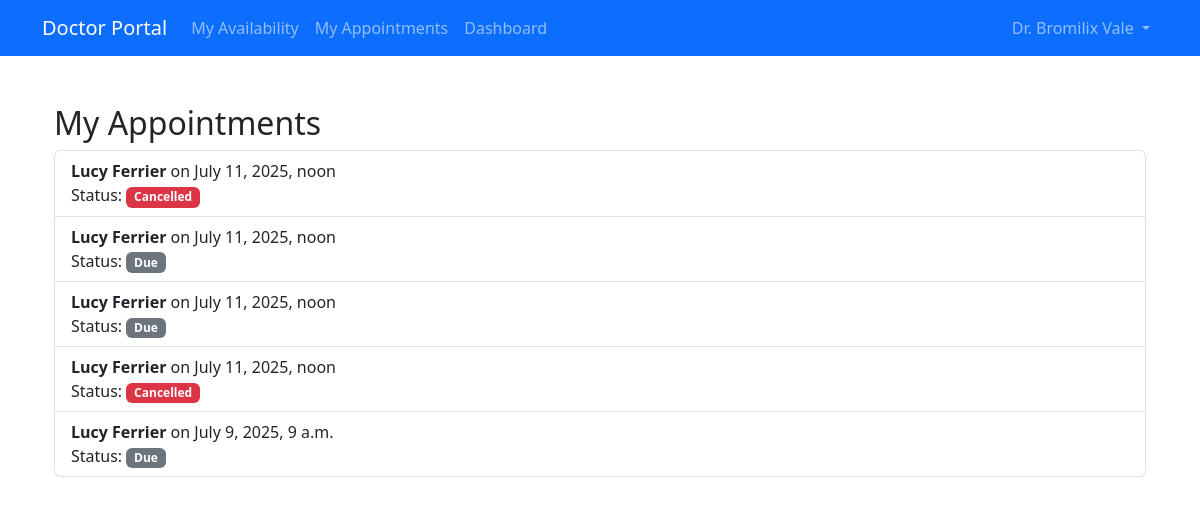
The page /appointment/doctor/appointments/ (signed in) on the database as committed earlier.
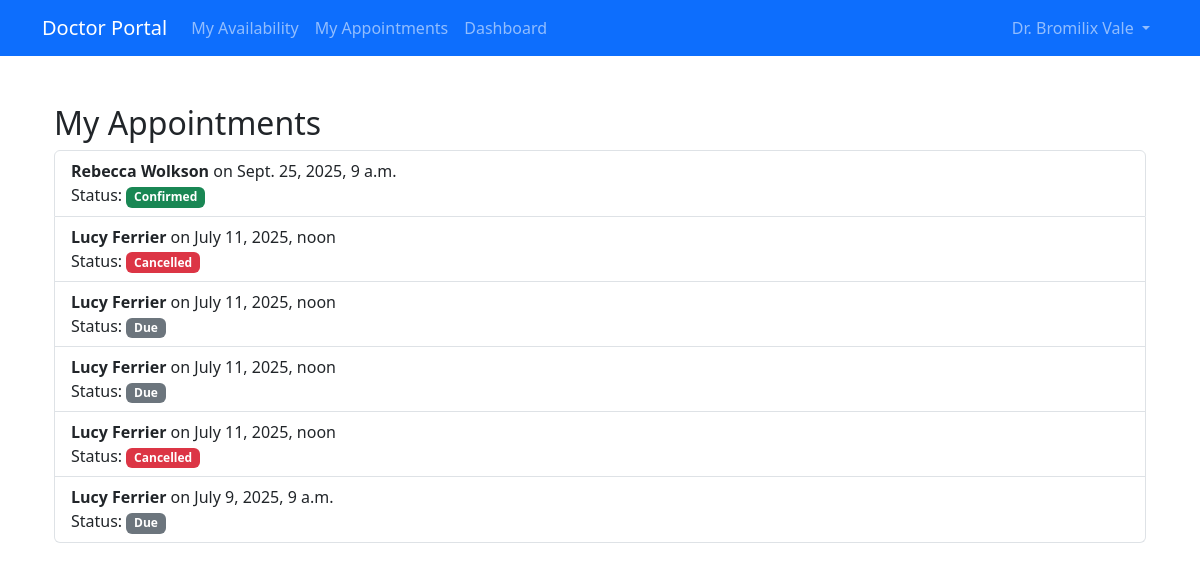
The same page on the database as committed later.
### appointment/models.py (models this page shows, shortened)
class Appointment(models.Model):
    STATUS_CHOICES = [
        ('pending', 'Pending'),
        ('confirmed', 'Confirmed'),
        ('cancelled', 'Cancelled'),
        ('completed', 'Completed'),
        ('due', 'Due'),
    ]
    REASON_CHOICES = [
        ('first_time', 'First-time Visit'),
        ('follow_up', 'Follow-up'),
        ('referral', 'Referral')
    ]
    patient = models.ForeignKey(Patient, on_delete=models.CASCADE)
    doctor = models.ForeignKey(Doctor, on_delete=models.CASCADE)
    appointed_datetime = models.DateTimeField()
    status = models.CharField(max_length=10, choices=STATUS_CHOICES, default='pending')
    visit_reason = models.CharField(max_length=20, choices=REASON_CHOICES)
    cancellation_reason = models.TextField(blank=True, null=True)
    cancelled_by = models.CharField(max_length=10, blank=True, null=True)  # 'doctor' or 'patient'
    notes = models.TextField(blank=True, null=True)
    created_at = models.DateTimeField(auto_now_add=True)
    deleted_at = models.DateTimeField(blank=True, null=True)

### patient/models.py (models this page shows, shortened)
class Patient(models.Model):
    TITLES = [
        ('mr', 'Mr'),
        ('mrs', 'Mrs'),
        ('mss', 'Miss'),
        ('ms', 'Ms'),
        ('dr', 'Dr'),
    ]
    GENDER_CHOICES = [
        ('M', 'Male'),
        ('F', 'Female'),
        ('O', 'Other'),
        ('P', 'Prefer not to say'),
    ]
    MARITAL_STATUS_CHOICES = [
        ('M', 'Married'),
        ('U', 'Unmarried'),
        ('P', 'Prefer not to say'),
    ]
    STATUS_CHOICES = [
        ('active', 'Active'),
        ('inactive', 'Inactive'),
    ]
    title = models.CharField(max_length=10, choices=TITLES, blank=True, null=True)
    fname = models.CharField(max_length=64)
    lname = models.CharField(max_length=64)
    date_of_birth = models.DateField(blank=True, null=True)
    gender = models.CharField(max_length=20, choices=GENDER_CHOICES, blank=True, null=True)
    marital_status = models.CharField(max_length=20, choices=MARITAL_STATUS_CHOICES, blank=True, null=True)
    phone = models.CharField(max_length=20, blank=True, null=True)
    email = models.EmailField(max_length=64)
    address = models.TextField(blank=True, null=True)
    password = models.CharField(max_length=128)
    status = models.CharField(max_length=10, choices=STATUS_CHOICES, default='active')
    created_at = models.DateTimeField(auto_now_add=True)
    updated_at = models.DateTimeField(auto_now=True)

### appointment/views.py (the view)
# urls.py: path('doctor/appointments/', views.doctor_appointments, name='doctor_appointments'),
@doctor_login_required
def doctor_appointments(request):
    update_due_appointments()
    doctor = request.doctor
    appointments = Appointment.objects.filter(doctor=doctor).order_by('-created_at')
    return render(request, 'appointment/doctor_appointments.html', {
        'appointments': appointments,
        'doctor': doctor,
    })

### appointment/utils.py (called while the page is built)
def update_due_appointments():
    now = timezone.now()
    due_appointments = Appointment.objects.filter(
        status__in=['pending', 'confirmed'],
        appointed_datetime__lt=now
    )
    due_appointments.update(status='due')

### appointment/templates/appointment/doctor_appointments.html (shortened to what this page needs)
{% extends 'appointment/base.html' %}
{% block content %}
<div class="container mt-5">
    <h2>My Appointments</h2>
    <ul class="list-group">
        {% for appt in appointments %}
            <li class="list-group-item d-flex justify-content-between align-items-center">
                <div>
                    <strong>{{ appt.patient.fname }} {{ appt.patient.lname }}</strong> on {{ appt.appointed_datetime }}<br>
                    Status: <span class="badge
                            {% if appt.status == 'pending' %}bg-warning text-dark
                            {% elif appt.status == 'confirmed' %}bg-success
                            {% elif appt.status == 'cancelled' %}bg-danger
                            {% elif appt.status == 'due' %}bg-secondary
                            {% endif %}">
                            {{ appt.status|title }}
                        </span><br>
                </div>
            </li>
        {% empty %}
            <li class="list-group-item">No appointments found.</li>
        {% endfor %}
    </ul>
</div>
{% endblock %}

Rows that differ between the two databases and show on the page:
added Appointment: patient.fname "Rebecca", patient.lname "Wolkson", appointed_datetime "Sept. 25, 2025, 9 a.m.", status "Confirmed"
